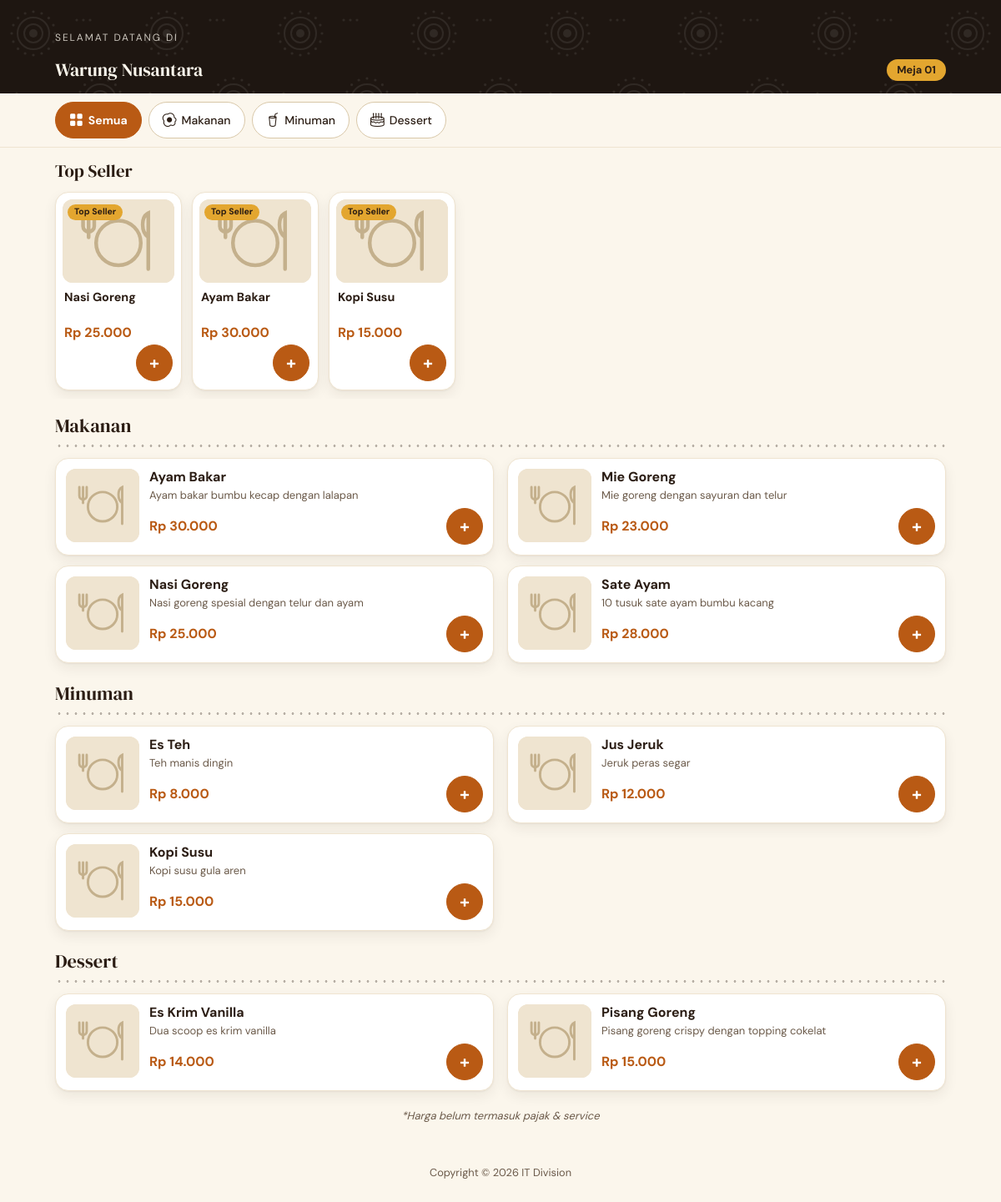
Page /order.php?table=01 on the committed database.
### tables this page shows
CREATE TABLE IF NOT EXISTS tables (
  id INT UNSIGNED NOT NULL AUTO_INCREMENT PRIMARY KEY,
  table_number VARCHAR(10) NOT NULL UNIQUE,   
  is_active TINYINT(1) NOT NULL DEFAULT 1,
  created_at TIMESTAMP NOT NULL DEFAULT CURRENT_TIMESTAMP
);

CREATE TABLE IF NOT EXISTS categories (
  id INT UNSIGNED NOT NULL AUTO_INCREMENT PRIMARY KEY,
  name VARCHAR(50) NOT NULL,
  is_active TINYINT(1) NOT NULL DEFAULT 1,
  icon VARCHAR(40) NULL                       
);

CREATE TABLE IF NOT EXISTS products (
  id INT UNSIGNED NOT NULL AUTO_INCREMENT PRIMARY KEY,
  category_id INT UNSIGNED NOT NULL,
  name VARCHAR(100) NOT NULL,
  description VARCHAR(255) NULL,
  price INT UNSIGNED NOT NULL,                
  image VARCHAR(255) NULL,                    
  is_available TINYINT(1) NOT NULL DEFAULT 1,
  created_at TIMESTAMP NOT NULL DEFAULT CURRENT_TIMESTAMP,
  is_top_seller TINYINT(1) NOT NULL DEFAULT 0,
  top_seller_order SMALLINT UNSIGNED NOT NULL DEFAULT 0,
  KEY idx_products_top (is_top_seller, top_seller_order),
  KEY idx_products_category (category_id),
  CONSTRAINT fk_products_category FOREIGN KEY (category_id) REFERENCES categories (id)
);

### order.php (the view, shortened to what this page needs)
<?php
require_once __DIR__ . '/includes/functions.php';
$number = isset($_GET['table']) ? trim((string) $_GET['table']) : '';
try {
    $table = find_active_table($number);
    $categories = db()->query('SELECT id, name, icon FROM categories WHERE is_active = 1 ORDER BY id')->fetchAll();
    $products = db()->query('SELECT p.id, p.category_id, p.name, p.description, p.price, p.image, p.is_available
                             FROM products p JOIN categories c ON c.id = p.category_id AND c.is_active = 1
                             ORDER BY p.category_id, p.name')->fetchAll();
} catch (Throwable $ex) {
    error_log($ex->getMessage());
    fail_page('Layanan sedang tidak tersedia', 503);
}
$topSellers = [];
try {
    $topSellers = db()->query('SELECT p.id, p.name, p.price, p.image FROM products p
                               JOIN categories c ON c.id = p.category_id AND c.is_active = 1
                               WHERE p.is_top_seller = 1 AND p.is_available = 1
                               ORDER BY p.top_seller_order ASC, p.id ASC LIMIT 8')->fetchAll();
} catch (Throwable $ex) {
    error_log('order extras: ' . $ex->getMessage());
}
$page = 'menu';
$body_attrs = ['table' => $table['table_number']];
include __DIR__ . '/includes/header.php';
?>
<header class="q-header q-header-hero" id="q-header">
  <div class="q-wrap q-hero-extra" aria-hidden="true">Selamat datang di</div>
  <div class="q-wrap q-bar">
    <div class="q-name"><?= e(APP_NAME) ?></div>
    <span class="q-table">Meja <?= e($table['table_number']) ?></span>
  </div>
</header>
<nav class="q-cats" aria-label="Kategori menu">
  <div class="q-wrap">
    <div class="cat-tabs">
      <button class="btn btn-sm btn-dark" data-cat="all" aria-pressed="true"><i class="bi bi-grid-fill" aria-hidden="true"></i> Semua</button>
      <?php foreach ($categories as $c): ?>
        <button class="btn btn-sm btn-outline-dark" data-cat="<?= (int) $c['id'] ?>" aria-pressed="false"><?= category_icon_html($c['icon'], $base) ?> <?= e($c['name']) ?></button>
      <?php endforeach; ?>
    </div>
  </div>
</nav>
<main class="q-wrap q-main has-cartbar">
  <?php if ($topSellers): ?>
  <section id="top-seller" class="q-section" aria-labelledby="ts-title">
    <h2 id="ts-title" class="q-section-title">Top Seller</h2>
    <div class="hscroll" tabindex="0" aria-label="Top seller, geser ke kiri atau kanan">
      <?php foreach ($topSellers as $t): ?>
        <div class="card menu-card top-card" data-id="<?= (int) $t['id'] ?>" data-name="<?= e($t['name']) ?>" data-price="<?= (int) $t['price'] ?>">
          <div class="top-photo">
            <img class="top-img open-product" alt="" loading="lazy" role="button" tabindex="0" data-open="<?= (int) $t['id'] ?>" src="<?= $base ?>assets/images/<?= e($t['image'] ?: 'placeholder.svg') ?>">
            <span class="q-badge" aria-hidden="true">Top Seller</span>
          </div>
          <div class="top-body">
            <div class="top-name open-product" role="button" tabindex="0" data-open="<?= (int) $t['id'] ?>"><?= e($t['name']) ?></div>
            <div class="top-foot">
              <span class="q-price"><?= e(rupiah($t['price'])) ?></span>
              <div class="qty-control" data-qty-control></div>
            </div>
          </div>
        </div>
      <?php endforeach; ?>
    </div>
  </section>
  <?php endif; ?>
  <section id="menu" class="q-section" aria-label="Daftar menu">
  <?php $catName = []; foreach ($categories as $c) { $catName[(int) $c['id']] = $c['name']; } $lastCat = null; ?>
  <div class="q-grid">
    <?php foreach ($products as $p): ?>
      <?php if ($lastCat !== (int) $p['category_id']): $lastCat = (int) $p['category_id']; ?>
        <div class="menu-cat-head" data-cat="<?= $lastCat ?>"><h2 class="menu-cat-title"><?= e(isset($catName[$lastCat]) ? $catName[$lastCat] : '') ?></h2></div>
      <?php endif; ?>
      <div class="menu-item" data-cat="<?= (int) $p['category_id'] ?>">
        <div class="card menu-card<?= $p['is_available'] ? '' : ' is-off' ?>"
             data-id="<?= (int) $p['id'] ?>" data-name="<?= e($p['name']) ?>" data-price="<?= (int) $p['price'] ?>">
          <img class="menu-img open-product" alt="" loading="lazy" role="button" tabindex="0" data-open="<?= (int) $p['id'] ?>"
               src="<?= $base ?>assets/images/<?= e($p['image'] ?: 'placeholder.svg') ?>">
          <div class="menu-info">
            <div class="menu-name open-product" role="button" tabindex="0" data-open="<?= (int) $p['id'] ?>"><?= e($p['name']) ?></div>
            <?php if (trim((string) $p['description']) !== ''): ?><div class="menu-desc"><?= e($p['description']) ?></div><?php endif; ?>
            <div class="menu-foot">
              <span class="q-price"><?= e(rupiah($p['price'])) ?></span>
              <?php if ($p['is_available']): ?>
                <div class="qty-control" data-qty-control></div>
              <?php else: ?>
                <span class="q-habis">Habis</span>
                <button type="button" class="btn btn-qty" disabled aria-label="Menu habis">+</button>
              <?php endif; ?>
            </div>
          </div>
        </div>
      </div>
    <?php endforeach; ?>
  </div>
  <?php if (($note = price_note_text()) !== ''): ?><p class="price-note"><?= e($note) ?></p><?php endif; ?>
  </section>
</main>
<?php include __DIR__ . '/includes/footer.php'; ?>

### includes/header.php (shortened to what this page needs)
<?php
$base = isset($base) ? $base : '';
$page = isset($page) ? $page : '';
$body_attrs = isset($body_attrs) ? $body_attrs : [];
$admin = !empty($admin);
?>
<!doctype html>
<html lang="id">
<head>
  <link rel="stylesheet" href="<?= $base ?>assets/vendor/bootstrap.min.css">
  <link rel="stylesheet" href="<?= $base ?>assets/vendor/bootstrap-icons/bootstrap-icons.min.css">
  <link rel="stylesheet" href="<?= $base ?>assets/css/style.css?v=<?= asset_ver('assets/css/style.css') ?>">
  <link rel="stylesheet" href="<?= $base ?>assets/css/quiet.css?v=<?= asset_ver('assets/css/quiet.css') ?>">
</head>
<body class="<?= $admin ? 'admin' : 'customer' ?><?= $admin ? '' : (($v = theme_body_class()) !== '' ? ' ' . $v : '') ?><?= isset($body_class) ? ' ' . e($body_class) : '' ?>" data-page="<?= e($page) ?>" data-base="<?= e($base) ?>"
<?php foreach ($body_attrs as $k => $v): ?> data-<?= e($k) ?>="<?= e($v) ?>"<?php endforeach; ?>>

### includes/functions.php (shortened to what this page needs)
<?php
function db(): PDO
{
    static $pdo = null;
    if ($pdo === null) {
        $c = require ROOT_PATH . '/config/database.php';
        $dsn = 'mysql:host=' . $c['host'] . ';dbname=' . $c['name'] . ';charset=utf8mb4';
        $pdo = new PDO($dsn, $c['user'], $c['pass'], [
            PDO::ATTR_ERRMODE            => PDO::ERRMODE_EXCEPTION,
            PDO::ATTR_DEFAULT_FETCH_MODE => PDO::FETCH_ASSOC,
            PDO::ATTR_EMULATE_PREPARES   => false,
            PDO::MYSQL_ATTR_INIT_COMMAND => "SET time_zone = '+07:00'",
        ]);
    }
    return $pdo;
}
function e($value): string
{
    return htmlspecialchars((string) $value, ENT_QUOTES, 'UTF-8');
}
function rupiah($n): string
{
    return 'Rp ' . number_format((int) $n, 0, ',', '.');
}
function find_active_table(string $number): ?array
{
    $st = db()->prepare('SELECT * FROM tables WHERE table_number = ? AND is_active = 1');
    $st->execute([$number]);
    $row = $st->fetch();
    return $row ?: null;
}
function get_setting(string $key, string $default = ''): string
{
    $st = db()->prepare('SELECT setting_value FROM settings WHERE setting_key = ?');
    $st->execute([$key]);
    $v = $st->fetchColumn();
    return $v === false ? $default : (string) $v;
}
function category_icon_html($icon, string $base = '', string $cls = ''): string
{
    $bi = is_string($icon) && preg_match('/^bi-[a-z0-9-]{2,40}$/', $icon) ? $icon : 'bi-grid';
    return '<i class="bi ' . e($bi) . ' ' . e($cls) . '" aria-hidden="true"></i>';
}
function price_note_text(): string
{
    $default = '*Harga belum termasuk pajak & service';
    try {
        $v = get_setting('price_note', "\x00");
        return $v === "\x00" ? $default : $v;
    } catch (Throwable $ex) {
        return $default;
    }
}
function theme_body_class(): string
{
    try {
        return get_setting('theme_variant', '') === 'night' ? 'theme-night' : '';
    } catch (Throwable $ex) {
        return '';
    }
}
function asset_ver(string $path): string
{
    $f = __DIR__ . '/../' . $path;
    return is_file($f) ? (string) filemtime($f) : '1';
}

### includes/footer.php (shortened to what this page needs)
<?php
$footerFab = in_array(isset($page) ? $page : '', ['menu', 'cart', 'checkout'], true);
?>
<footer class="site-footer<?= $footerFab ? ' site-footer-fab' : '' ?>">Copyright &copy; <?= date('Y') ?> IT Division</footer>
</body>
</html>

### assets/css/style.css (style rules this page uses)
.open-product { cursor: pointer; }
.site-footer { text-align: center; font-size: .8rem; color: #6c757d; padding: 1.25rem 1rem; }

### rows in the picture
tables: table_number "01"
categories: name "Makanan"
categories: name "Minuman"
categories: name "Dessert"
products: name "Nasi Goreng", price "Rp 25.000", description "Nasi goreng spesial dengan telur dan ayam"
products: name "Ayam Bakar", price "Rp 30.000", category "Makanan", description "Ayam bakar bumbu kecap dengan lalapan"
products: name "Kopi Susu", price "Rp 15.000", description "Kopi susu gula aren"
products: name "Mie Goreng", description "Mie goreng dengan sayuran dan telur", price "Rp 23.000"
products: name "Sate Ayam", description "10 tusuk sate ayam bumbu kacang", price "Rp 28.000"
products: category "Minuman", name "Es Teh", description "Teh manis dingin", price "Rp 8.000"
products: name "Jus Jeruk", description "Jeruk peras segar", price "Rp 12.000"
products: category "Dessert", name "Es Krim Vanilla", description "Dua scoop es krim vanilla", price "Rp 14.000"
products: name "Pisang Goreng", description "Pisang goreng crispy dengan topping cokelat", price "Rp 15.000"

### other values in the picture
APP_NAME "Warung Nusantara"
$note "*Harga belum termasuk pajak & service"
